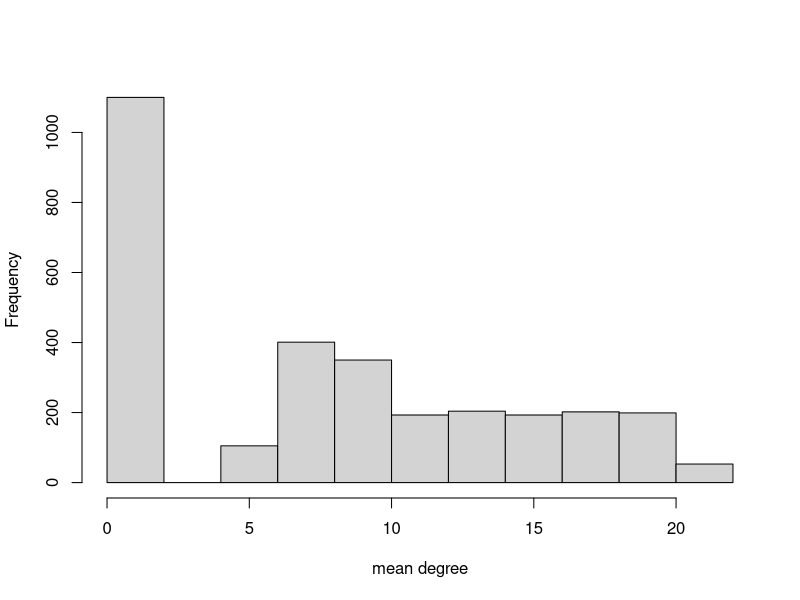

The R source for this figure: (Note: this script raises an error after producing the figure.)
## ---- chunk 1
## Set knitr options here
knitr::opts_chunk$set(echo = FALSE,
                      comment = NA, 
                      cache = TRUE,
                      warning = FALSE,
                      message = FALSE, 
                      cache.lazy = FALSE
                      )

## ---- chunk 2
## Load libraries
library(sna)
library(dplyr)
library(purrr)
library(ggplot2)
options(scipen = 999)
## ---- chunk 3
size_range = range(100:1000, 10)
random_graphs = list()
for (size in size_range){
  mean_degrees = 6:20
  total = length(mean_degrees)*100
  densities = mean_degrees/(size-1)
  graphs = rgraph(n=size, m=total, mode="graph", tprob=densities, return.as.edgelist = TRUE)
  random_graphs = c(random_graphs, graphs)
}
names(random_graphs) <- paste0("network", 1:length(random_graphs))
## ---- chunk 4
sapply(lapply(random_graphs, degree, gmode="graph"), length) %>% mean()
## ---- chunk 5
hist(sapply(lapply(random_graphs, degree, gmode="graph"), mean), xlab="mean degree", main="")
## ---- chunk 6
degree_attack <- function(g, inverse = FALSE){
  n = 1000
  d = degree(g, gmode = "graph")
  if(inverse == FALSE) weights = d/sum(d)
  else weights = sum(d)/(d + 0.00000001)
  nodes = sample(n, n/4, prob = weights)
  for (node in nodes){
    inds = which(g[,1] == node)
    if(length(inds) == 0) next #in case the node has no edges
    ind = sample(inds, 1)
    adj = g[ind, 2]
    ind.2 = which(g[,1] == adj & g[,2] == node) #find the symmetric row
    g[c(ind, ind.2),3] = 0  
  }
  return(g)
}
  
## ---- chunk 7
out = lapply(random_graphs, degree_attack)
out_inv = lapply(random_graphs, degree_attack, inverse = TRUE)
## ---- chunk 8
frailty = cutpoints(out, mode = "graph") %>% map_dbl(length)
frailty_inv = cutpoints(out_inverse, mode = "graph") %>% map_dbl(length)
## ---- chunk 9
avg_degree = sapply(lapply(out, degree, gmode="graph"), mean)
avg_degree_inv = sapply(lapply(out_inv, degree, gmode="graph"), mean)

graphs_df = tibble(graph = 1:length(out), frailty, frailty_inv, avg_degree, avg_degree_inv)
## ---- chunk 10
graphs_df %>%
  ggplot(aes(x=avg_degree, y=frailty)) +
  geom_point() +
  geom_smooth()
